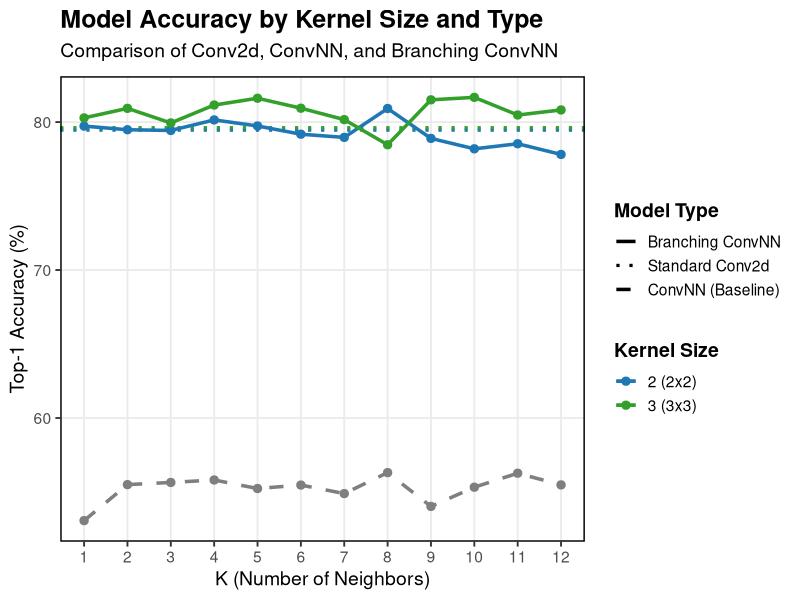

This chart was generated by the following R code:
library(tidyverse)
library(ggplot2)
library(tidyr)
library(scales) # For the percent axis

# Set working directory
setwd("/Users/mingikang/Developer/Convolutional-Nearest-Neighbor/Final_Output/K_test")

# Read data
data <- read_csv("csv/VGG11-CIFAR10_k_test.csv")

# --- 1. Robust Data Wrangling (FIXED) ---
df_long <- data %>%
  pivot_longer(
    cols = -epoch,
    names_to = "column_name",
    values_to = "value"
  ) %>%
  filter(epoch == 150) %>%
  
  # FIX 1: Use the correct regex that matches "K0", "K1", etc. and "KS" or "Ks"
  extract(
    column_name,
    into = c("Model", "Ks_raw", "K_val", "Type", "Metric"),
    regex = "(\\w+)_([Kk][Ss]\\d)_K(\\d+)_(Test|Train)_(Accuracy|Loss)",
    remove = FALSE
  ) %>%
  
  # FIX 2: Create normalized Ks column and correctly parse K
  mutate(
    K = as.numeric(K_val),
    Ks = toupper(Ks_raw) # Normalize to "KS1", "KS2"
  ) %>%
  
  filter(!is.na(Model), !is.na(Type), !is.na(Metric)) %>%
  select(-column_name, -Ks_raw, -K_val) %>% # Clean up
  pivot_wider(names_from = Metric, values_from = value)


# --- 2. Filter Data for Plotting (FIXED LOGIC) ---
df_test_all <- df_long %>%
  filter(Type == "Test", !is.na(Accuracy)) %>%
  filter(Ks != "KS1") # Keep your filter to remove kernel size 1

# FIX 3: Baselines are ALL models where K is 0
df_baselines <- df_test_all %>%
  filter(K == 0) # This will get Conv2d AND ConvNN models

# FIX 4: K-Test models are ALL models where K is greater than 0
df_k_test <- df_test_all %>%
  filter(K > 0) # This will get the Branching models


# --- 3. Create the Plot ---
combined_plot <- ggplot() +
  
  # Add horizontal lines for baselines (Conv2d and ConvNN)
  geom_hline(
    data = df_baselines,
    aes(yintercept = Accuracy, color = Ks, linetype = Model),
    linewidth = 1.1 
  ) +
  
  # Add lines for K-Test models (Branching)
  geom_line(
    data = df_k_test,
    aes(x = K, y = Accuracy, color = Ks, linetype = Model),
    linewidth = 1.2 
  ) +
  
  # Add points for K-Test models
  geom_point(
    data = df_k_test,
    aes(x = K, y = Accuracy, color = Ks),
    size = 2.5
  ) +
  
  # --- Customize Scales (FIXED) ---
  
  # Customize colors (Removed KS1)
  scale_color_manual(
    name = "Kernel Size",
    values = c("KS2" = "#1F78B4", "KS3" = "#33A02C"),
    labels = c("KS2" = "2 (2x2)", "KS3" = "3 (3x3)")
  ) +
  
  # Customize linetype (Includes all 3 models)
  scale_linetype_manual(
    name = "Model Type",
    values = c("Conv2d" = "dotted", "ConvNN" = "dashed", "Branching" = "solid"),
    labels = c("Conv2d" = "Standard Conv2d", "ConvNN" = "ConvNN (Baseline)", "Branching" = "Branching ConvNN")
  ) +
  
  # Customize x-axis
  scale_x_continuous(
    breaks = 1:12
  ) +
  # 
  # # Customize y-axis
  # scale_y_continuous(
  #   limits = c(70, 82.5),
  #   breaks = seq(70, 82.5, 2.5),
  #   labels = scales::percent_format(scale = 1, accuracy = 0.1)
  # ) +
  
  # --- Labels and Titles ---
  labs(
    title = "Model Accuracy by Kernel Size and Type",
    subtitle = "Comparison of Conv2d, ConvNN, and Branching ConvNN",
    x = "K (Number of Neighbors)",
    y = "Top-1 Accuracy (%)"
  ) +
  
  # --- Theme ---
  theme_bw(base_size = 14) + 
  theme(
    plot.title = element_text(face = "bold", size = 18),
    plot.subtitle = element_text(size = 14, margin = margin(b = 10)),
    legend.position = "right",
    legend.title = element_text(face = "bold"),
    legend.box = "vertical",
    legend.spacing.y = unit(0.5, 'cm'), 
    panel.grid.minor = element_blank(),
    panel.border = element_rect(colour = "black", linewidth = 1) 
  ) +
  
  # Customize legend appearance
  guides(
    color = guide_legend(order = 2, title = "Kernel Size"), 
    linetype = guide_legend(order = 1, title = "Model Type")
  )

# Display the plot
print(combined_plot)

# # Save the plot
# ggsave(
#   "plots/VGG11_CIFAR10_k_test_all_models.png", # New filename
#   plot = combined_plot,
#   width = 10,
#   height = 6,
#   units = "in",
#   dpi = 300,
#   bg = "white"
# )